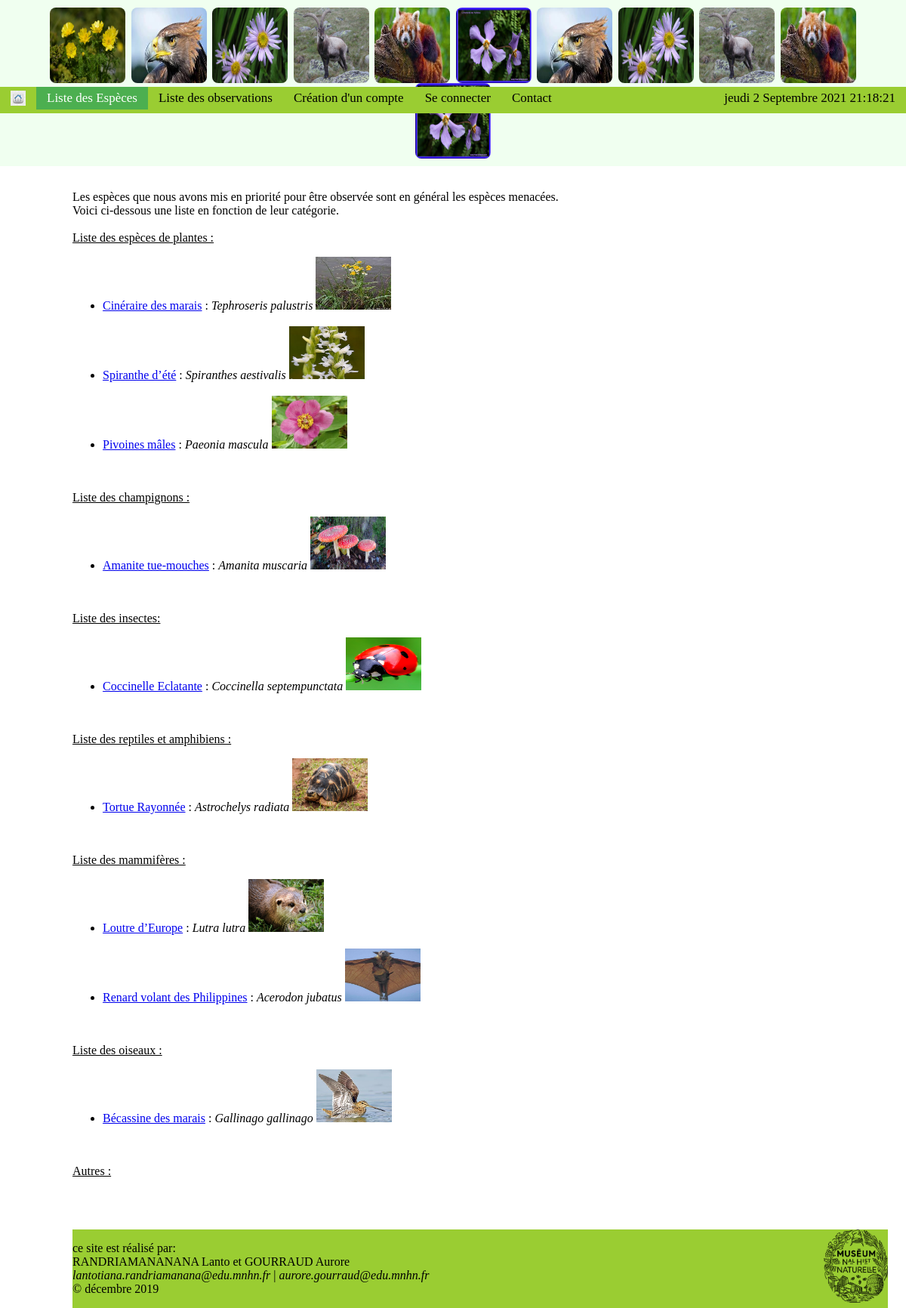
/liste/especes, run on the app's committed database.
### web_site/models.py (models this page shows, shortened)
class Especes(models.Model):
	Nom_vernaculaire = models.CharField(max_length=150, verbose_name = "Nom commun")
	Familles = models.CharField(max_length=100)
	Ordre = models.CharField(max_length=100)
	Nom_scientifiques= models.CharField(max_length=150, null= False, unique = True, verbose_name = "Nom scientifique")
	Photo = models.ImageField(upload_to='media/', verbose_name = "Ajouter une photo")
	Description = models.TextField()
	Repartition_geographique = models.CharField(max_length=150, verbose_name = "Répartition géographique")
	TaxRef = models.CharField(max_length=150)
	Habitat = models.CharField(max_length=100, verbose_name = "Types d'habitat naturel")
	Statut_IUCN = models.CharField(max_length=100, verbose_name = "Statut de conservation UICN")
	Categorie_especes = models.IntegerField(verbose_name= "Catégorie de l'espèce", choices =[(1, ("Plantes")), (2, ("Champignons")), (3, ("Insectes")), (4, ("Reptiles et Amphibiens")), (5, ("Mammifères")), (6, ("Oiseaux"))])
	Auteur_fe = models.ForeignKey(Admin, on_delete = models.CASCADE, verbose_name = "Auteur fiche espèce")
	class Meta:
		verbose_name = "Especes"
		ordering = ['Familles']

### web_site/views.py (the view)
# urls.py: path('liste/especes', especes, name = 'page_liste_especes'),
def especes(request):
    especes=Especes.objects.all()#On récupère les espèces existantes..
    especes_plantes=[] #liste des especes végétales
    especes_champignons=[] #liste des especes de champignons
    especes_insectes=[] #liste des especes insectes
    especes_mammiferes=[] #liste des especes de mammiferes
    especes_reptiles_amphibiens=[] #liste des especes de reptiles et amphibiens
    especes_oiseaux=[] #liste des especes oiseaux
    especes_autres=[] #liste des autres especes
    for i in especes:#Dans la liste des especes existantes
        if i.Categorie_especes==1: # si c'est categorie plantes
            especes_plantes.append(i)#on les ajoute dans la liste des espèces de plantes
        elif i.Categorie_especes==2: # si c'est categorie champignons
            especes_champignons.append(i) #on les ajoute dans la liste des champignons
        elif i.Categorie_especes==3: #si c'est categorie insectes
            especes_insectes.append(i) #on les ajoute dans la liste des insectes
        elif i.Categorie_especes==4: #si c'est categorie reptiles et amphibiens
            especes_reptiles_amphibiens.append(i) #on les ajoute dans la liste des espèces de reptiles et amphibiens
        elif i.Categorie_especes==5: #si c'est categorie mammifères
            especes_mammiferes.append(i) #on les ajoute dans la liste des espèces de mammiferes
        elif i.Categorie_especes==6: #si c'est categorie oiseaux
            especes_oiseaux.append(i) #on les ajoute dans la liste des espèces des oiseaux
        else: #si c'est autre choses qui n'est pas mentionnée en haut
            especes_autres.append(i) #on les ajoute dans la liste des autres catégorie d' espèces
    return render(request,'liste_fiches_especes.html',{'especes_plantes':especes_plantes, 'especes_champignons':especes_champignons,'especes_insectes':especes_insectes, 'especes_reptiles_amphibiens':especes_reptiles_amphibiens, 'especes_mammiferes':especes_mammiferes, 'especes_oiseaux':especes_oiseaux, 'especes_autres':especes_autres})

### web_site/templates/web_site/liste_fiches_especes.html (shortened to what this page needs)
{% extends 'page_base.html' %}
{%load static%}
{% block contenu_page%}
    <nav>
		<ul class = "nav-haut">
		  <li><a href="{% url 'page_home' %}"> <img  src="{%static 'image/icon-accueil.jpeg'%}" alt="icon" width="20" height="20" ></a></li>
		  <li id = "active"><a href="{% url 'page_liste_especes' %}">Liste des Espèces</a></li>
		  <li><a href="{% url 'page_liste_observations' %}">Liste des observations</a></li>
		  <li><a href="{% url 'page_entree_creer_compte' %}">Création d'un compte</a></li>
		  <li><a href="{% url 'page_connexionTypes' %}">Se connecter</a></li>
		  <li><a href="{% url 'page_contact' %}">Contact</a></li>
		  <li><p class = "heure" > {% now "l j E Y" %} {% now "H:i:s" %}</p></li>
		</ul>
    </nav>
<h1> Les espèces que l'on peut observer </h1></br>
<p> Les espèces que nous avons mis en priorité pour être observée sont en général les espèces menacées. <br>
Voici ci-dessous une liste en fonction de leur catégorie.</br> </br>
<u>Liste des espèces de plantes : </u>
            <ul>{% for especes in especes_plantes %}
				<li><a href="{% url 'page_fiche_especes' especes_id=especes.id  %}"> {{especes.Nom_vernaculaire}}</a> : <i>{{especes.Nom_scientifiques}}</i>
					<img src="{{ MEDIA_URL }}{{especes.Photo}}" alt="{{especes.Nom_scientifiques}}" width=100 height=70/> </li></br>
			{% endfor %}
            </ul></br>
 <u> Liste des champignons : </u>
            <ul>{% for especes in especes_champignons %}
				<li><a href="{% url 'page_fiche_especes' especes_id=especes.id  %}"> {{especes.Nom_vernaculaire}}</a> : <i>{{especes.Nom_scientifiques}}</i>
					<img src="{{ MEDIA_URL }}{{especes.Photo}}" alt="{{especes.Nom_scientifiques}}" width=100 height=70/> </li></br>
			{% endfor %}
            </ul></br>
<u>Liste des insectes: </u>
            <ul>{% for especes in especes_insectes %}
				<li><a href="{% url 'page_fiche_especes' especes_id=especes.id  %}"> {{especes.Nom_vernaculaire}}</a> : <i>{{especes.Nom_scientifiques}}</i>
					<img src="{{ MEDIA_URL }}{{especes.Photo}}" alt="{{especes.Nom_scientifiques}}" width=100 height=70/> </li></br>
			{% endfor %}
            </ul></br>
<u>Liste des reptiles et amphibiens : </u>
            <ul>{% for especes in especes_reptiles_amphibiens %}
				<li><a href="{% url 'page_fiche_especes' especes_id=especes.id  %}"> {{especes.Nom_vernaculaire}}</a> : <i>{{especes.Nom_scientifiques}}</i>
					<img src="{{ MEDIA_URL }}{{especes.Photo}}" alt="{{especes.Nom_scientifiques}}" width=100 height=70/> </li></br>
			{% endfor %}
            </ul></br>
<u>Liste des mammifères : </u>
            <ul>{% for especes in especes_mammiferes %}
				<li><a href="{% url 'page_fiche_especes' especes_id=especes.id  %}"> {{especes.Nom_vernaculaire}}</a> : <i>{{especes.Nom_scientifiques}}</i>
					<img src="{{ MEDIA_URL }}{{especes.Photo}}" alt="{{especes.Nom_scientifiques}}" width=100 height=70/> </li></br>
			{% endfor %}
            </ul></br>
<u>Liste des oiseaux : </u>
            <ul>{% for especes in especes_oiseaux %}
				<li><a href="{% url 'page_fiche_especes' especes_id=especes.id  %}"> {{especes.Nom_vernaculaire}}</a> : <i>{{especes.Nom_scientifiques}}</i>
					<img src="{{ MEDIA_URL }}{{especes.Photo}}" alt="{{especes.Nom_scientifiques}}" width=100 height=70/> </li></br>
			{% endfor %}
            </ul></br>
<u>Autres : </u>
</p>
{%endblock%}

### web_site/templates/web_site/page_base.html (shortened to what this page needs)
<!DOCTYPE html>
{%load static%}
<html>
	<head>
		<link rel="stylesheet" href="{%static 'css/style.css'%}?{%now 'U'%}"/>
	</head>
<body >
	 <div>
		<header>
		<img class="Bande" src="{%static 'image/Adonis1.jpg'%}" alt="Adonis" width="100" height="100"/>
		<img class="Bande" src="{%static 'image/Aigle1.jpg'%}" alt="Aigles" width="100" height="100" />
		<img class="Bande" src="{%static 'image/Aster1.jpg'%}" alt="Aster" width="100" height="100" />
		<img class="Bande" src="{%static 'image/Bouquetin.jpg'%}" alt="Bouquetin" width="100" height="100" />
		<img class="Bande" src="{%static 'image/panda1.jpg'%}" alt="Panda" width="100" height="100" />
		<img class="Bande" src="{%static 'image/Ramondie.jpg'%}" alt="Ramondie" width="100" height="100" />
		<img class="Bande" src="{%static 'image/Aigle1.jpg'%}" alt="Aigles" width="100" height="100" />
		<img class="Bande" src="{%static 'image/Aster1.jpg'%}" alt="Aster" width="100" height="100" />
		<img class="Bande" src="{%static 'image/Bouquetin.jpg'%}" alt="Bouquetin" width="100" height="100" />
		<img class="Bande" src="{%static 'image/panda1.jpg'%}" alt="Panda" width="100" height="100" />
		<img class="Bande" src="{%static 'image/Ramondie.jpg'%}" alt="Ramondie" width="100" height="100" />
		</header>
	</div>
{% block contenu_page%}
{%endblock%}
<br>
    <footer>
	<div id="conteneur">
		<div><p> ce site est réalisé par:
		<br/>
        RANDRIAMANANANA Lanto et GOURRAUD Aurore <br/>
		<i>lantotiana.randriamanana@edu.mnhn.fr </i> | <i>aurore.gourraud@edu.mnhn.fr</i>
		<br> © décembre 2019 </p>
		</div>
		<div><img class= 'logo' src = "{%static 'image/logo-MNHN.png'%}" alt='Logo MNHN'/></div>
	</div>
    </footer>
 </body>
</html>

### web_site/static/css/style.css (style rules this page uses)
header { text-align: center; right: 0; top: 0; left: 0; margin-bottom: 0; margin-top: 0; color: white; background:honeydew ; font-size:30px; padding: 10px 30px; position: fixed; }
.heure { color: black; text-align: right; padding: 5px 14px; margin: 0; font-size: 17px; }
img.Bande { margin-left: auto; margin-right:auto; border-radius: 8px; vertical-align: middle; }
.nav-haut { overflow: hidden; top:115px; left:0px; position: fixed; list-style-type: none; padding: 0px; width: 100%; background-color: yellowgreen; margin-left:0; margin: 0; }
.nav-haut a { float: left; color: black; text-align: center; padding: 5px 14px; margin: 0; text-decoration: none; font-size: 17px; }
.nav-haut #active a { background-color: #4CAF50; color: white; }
h1 { color: red; font-size: 40px; position: absolute, center; right: 0; text-align: center; }
html { height:100%; }
body { height:100%; max-width:1280px; min-height:100%; margin:0 auto; position: relative; margin-top: 12%; margin-left:8%; margin-right:2%; text-align: justify; }
.logo { width: 85px; }
#conteneur { display: flex; background-color:yellowgreen; justify-content: space-between; position: relative; bottom : 0px; right: 0px; left: 0px; }

### data on the page
Especes: Nom_vernaculaire "Cinéraire des marais", Nom_scientifiques "Tephroseris palustris", Photo (picture)
Especes: Nom_vernaculaire "Spiranthe d’été", Nom_scientifiques "Spiranthes aestivalis", Photo (picture)
Especes: Nom_vernaculaire "Pivoines mâles", Nom_scientifiques "Paeonia mascula", Photo (picture)
Especes: Nom_vernaculaire "Amanite tue-mouches", Nom_scientifiques "Amanita muscaria", Photo (picture)
Especes: Nom_vernaculaire "Coccinelle Eclatante", Nom_scientifiques "Coccinella septempunctata", Photo (picture)
Especes: Nom_vernaculaire "Tortue Rayonnée", Nom_scientifiques "Astrochelys radiata", Photo (picture)
Especes: Nom_vernaculaire "Loutre d’Europe", Nom_scientifiques "Lutra lutra", Photo (picture)
Especes: Nom_vernaculaire "Renard volant des Philippines", Nom_scientifiques "Acerodon jubatus", Photo (picture)
Especes: Nom_vernaculaire "Bécassine des marais", Nom_scientifiques "Gallinago gallinago", Photo (picture)
